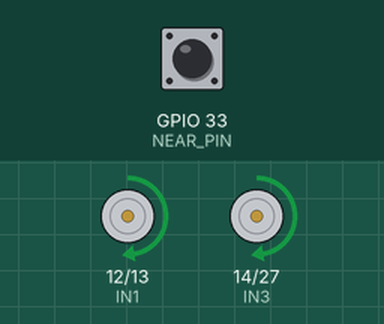
The sketch below on a simulated ESP32. On the bench: motor-driver pin pairs drawn as motors (green arrow = first pin HIGH = forward, orange = second pin HIGH = backward, longer = more drive). The inputs (shaded band) are chosen by the test bench; at power-on: GPIO 33 (NEAR_PIN) HIGH. Random numbers use the default seed unless the sketch sets one; what the sketch prints to the serial monitor is not drawn.

Above: at 1.2 s.
1.3 s: GPIO 33 (NEAR_PIN) pulled LOW for 1 s
At 2.8 s:
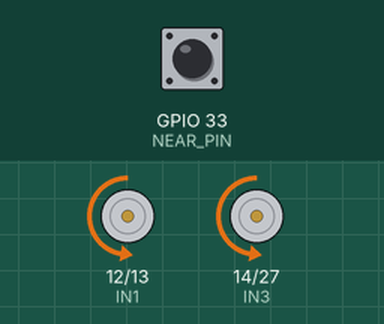
5.0 s: GPIO 33 (NEAR_PIN) pulled LOW for 3.2 s
At 9.3 s:
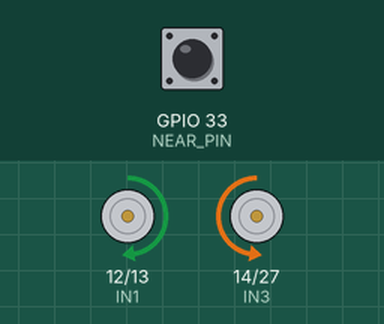
Timing chart, 0 to 10.9 s (numbered marks = the images above; inputs shaded):
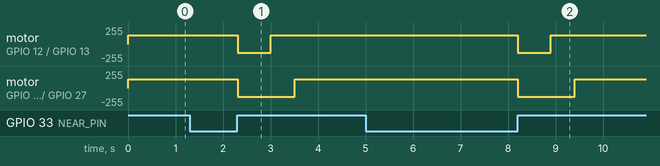

Measured:
- after the input at 1.3 s, motor on GPIO 12 (IN1) / GPIO 13 (IN2): forward 128/255 → backward 128/255 after 1.0 s, → forward 128/255 0.70 s later; motor on GPIO 14 (IN3) / GPIO 27 (IN4): forward 128/255 → backward 128/255 after 1.0 s, → forward 128/255 1.2 s later
- after the input at 5.0 s, motor on GPIO 12 (IN1) / GPIO 13 (IN2): forward 128/255 → backward 128/255 after 3.2 s, → forward 128/255 0.70 s later; motor on GPIO 14 (IN3) / GPIO 27 (IN4): forward 128/255 → backward 128/255 after 3.2 s, → forward 128/255 1.2 s later

The sketch:

sketch_dec11a.ino
```cpp
// Pin definitions
#define IN1 12
#define IN2 13
#define IN3 14
#define IN4 27
#define NEAR_PIN 33

// Tần số và độ phân giải PWM
#define PWM_FREQ 5000
#define PWM_RES 8

volatile bool objectDetected = false;
volatile unsigned long lastInterruptTime = 0;

// Hàm điều chỉnh tốc độ (0-255)
void setMotorSpeed(int pin, int speed) {
  ledcWrite(pin, speed); // Thiết lập tốc độ trên chân PWM
}

// Hàm ngắt
void IRAM_ATTR detectObject() {
  unsigned long currentTime = millis();
  if (currentTime - lastInterruptTime > 200) { // Debounce 200ms
    objectDetected = digitalRead(NEAR_PIN) == 1;
    lastInterruptTime = currentTime;
  }
}

void setup() {
  // Cấu hình chân PWM với API mới
  ledcAttach(IN1, PWM_FREQ, PWM_RES);
  ledcAttach(IN2, PWM_FREQ, PWM_RES);
  ledcAttach(IN3, PWM_FREQ, PWM_RES);
  ledcAttach(IN4, PWM_FREQ, PWM_RES);

  // Cấu hình chân cảm biến
  pinMode(NEAR_PIN, INPUT_PULLUP);

  // Gắn ngắt
  attachInterrupt(digitalPinToInterrupt(NEAR_PIN), detectObject, CHANGE);

  // Bắt đầu giao tiếp Serial
  Serial.begin(115200);
}

void loop() {
  static bool obstacleHandled = false;

  if (objectDetected && !obstacleHandled) {
    Serial.println("Object detected! Handling obstacle...");
    handleObstacle();
    obstacleHandled = true;
    objectDetected = false;
  } else if (!objectDetected) {
    moveForward(128);
    obstacleHandled = false;
  }
}

// Các hàm điều khiển động cơ
void moveForward(int speed) {
  Serial.println("moveForward");
  setMotorSpeed(IN1, speed);
  setMotorSpeed(IN2, 0);
  setMotorSpeed(IN3, speed);
  setMotorSpeed(IN4, 0);
}

void turnLeft() {
  Serial.println("turnLeft");
  setMotorSpeed(IN1, 0);
  setMotorSpeed(IN2, 128);
  setMotorSpeed(IN3, 128);
  setMotorSpeed(IN4, 0);
  delay(500);
}

void turnRight() {
  Serial.println("turnRight");
  setMotorSpeed(IN1, 128);
  setMotorSpeed(IN2, 0);
  setMotorSpeed(IN3, 0);
  setMotorSpeed(IN4, 128);
  delay(500);
}

void turnAround() {
  Serial.println("turnAround");
  setMotorSpeed(IN1, 0);
  setMotorSpeed(IN2, 128);
  setMotorSpeed(IN3, 0);
  setMotorSpeed(IN4, 128);
  delay(700);
}

void handleObstacle() {
  int action = random(0, 2);
  switch (action) {
    case 0:
      turnAround();
      turnLeft();
      break;
    case 1:
      turnAround();
      turnRight();
      break;
  }
}
```
